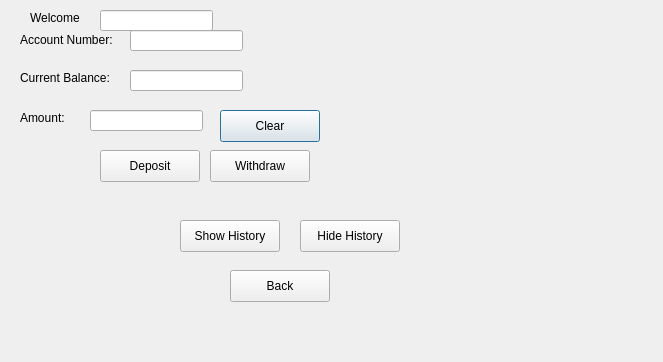
<?xml version="1.0" encoding="UTF-8"?>
<ui version="4.0">
 <class>transactions</class>
 <widget class="QDialog" name="transactions">
  <property name="geometry">
   <rect>
    <x>0</x>
    <y>0</y>
    <width>663</width>
    <height>362</height>
   </rect>
  </property>
  <property name="windowTitle">
   <string>Dialog</string>
  </property>
  <widget class="QPushButton" name="pushButtonclear">
   <property name="geometry">
    <rect>
     <x>220</x>
     <y>110</y>
     <width>100</width>
     <height>32</height>
    </rect>
   </property>
   <property name="text">
    <string>Clear</string>
   </property>
  </widget>
  <widget class="QPushButton" name="pushButton_deposit">
   <property name="geometry">
    <rect>
     <x>100</x>
     <y>150</y>
     <width>100</width>
     <height>32</height>
    </rect>
   </property>
   <property name="text">
    <string>Deposit</string>
   </property>
  </widget>
  <widget class="QPushButton" name="pushButton_withdraw">
   <property name="geometry">
    <rect>
     <x>210</x>
     <y>150</y>
     <width>100</width>
     <height>32</height>
    </rect>
   </property>
   <property name="text">
    <string>Withdraw</string>
   </property>
  </widget>
  <widget class="QPushButton" name="pushButton_showhistory">
   <property name="geometry">
    <rect>
     <x>180</x>
     <y>220</y>
     <width>100</width>
     <height>32</height>
    </rect>
   </property>
   <property name="text">
    <string>Show History</string>
   </property>
  </widget>
  <widget class="QPushButton" name="pushButton_hidehistory">
   <property name="geometry">
    <rect>
     <x>300</x>
     <y>220</y>
     <width>100</width>
     <height>32</height>
    </rect>
   </property>
   <property name="text">
    <string>Hide History</string>
   </property>
  </widget>
  <widget class="QLabel" name="label">
   <property name="geometry">
    <rect>
     <x>30</x>
     <y>10</y>
     <width>58</width>
     <height>16</height>
    </rect>
   </property>
   <property name="text">
    <string>Welcome</string>
   </property>
  </widget>
  <widget class="QLabel" name="label_2">
   <property name="geometry">
    <rect>
     <x>20</x>
     <y>30</y>
     <width>121</width>
     <height>20</height>
    </rect>
   </property>
   <property name="text">
    <string>Account Number:</string>
   </property>
  </widget>
  <widget class="QLabel" name="label_balance">
   <property name="geometry">
    <rect>
     <x>20</x>
     <y>70</y>
     <width>101</width>
     <height>16</height>
    </rect>
   </property>
   <property name="text">
    <string>Current Balance:</string>
   </property>
  </widget>
  <widget class="QLabel" name="label_4">
   <property name="geometry">
    <rect>
     <x>20</x>
     <y>110</y>
     <width>58</width>
     <height>16</height>
    </rect>
   </property>
   <property name="text">
    <string>Amount:</string>
   </property>
  </widget>
  <widget class="QLineEdit" name="lineEdit">
   <property name="geometry">
    <rect>
     <x>90</x>
     <y>110</y>
     <width>113</width>
     <height>21</height>
    </rect>
   </property>
  </widget>
  <widget class="QPushButton" name="pushButton_back">
   <property name="geometry">
    <rect>
     <x>230</x>
     <y>270</y>
     <width>100</width>
     <height>32</height>
    </rect>
   </property>
   <property name="text">
    <string>Back</string>
   </property>
  </widget>
  <widget class="QLabel" name="label_histroy">
   <property name="geometry">
    <rect>
     <x>490</x>
     <y>70</y>
     <width>131</width>
     <height>241</height>
    </rect>
   </property>
   <property name="text">
    <string/>
   </property>
  </widget>
  <widget class="QLineEdit" name="lineEdit_accbalance">
   <property name="geometry">
    <rect>
     <x>130</x>
     <y>70</y>
     <width>113</width>
     <height>21</height>
    </rect>
   </property>
  </widget>
  <widget class="QLineEdit" name="lineEdit_accnumber">
   <property name="geometry">
    <rect>
     <x>130</x>
     <y>30</y>
     <width>113</width>
     <height>21</height>
    </rect>
   </property>
  </widget>
  <widget class="QLineEdit" name="lineEdit_name">
   <property name="geometry">
    <rect>
     <x>100</x>
     <y>10</y>
     <width>113</width>
     <height>21</height>
    </rect>
   </property>
  </widget>
 </widget>
 <resources/>
 <connections/>
</ui>
